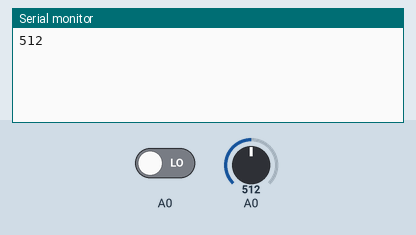
The sketch below on a simulated Arduino Uno, built with avr-gcc and run on an emulated ATmega328P. Parts: the last lines printed to the serial monitor. The test bench sets the inputs (shaded band); at power-on: A0 = 512, A0 LOW.

Above: at 1.2 s.
1.3 s: A0 set to 716
At 2.5 s:
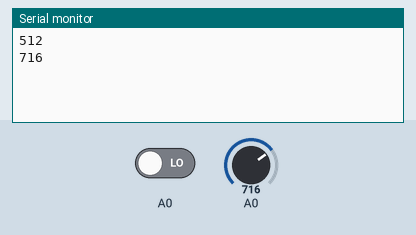
2.8 s: A0 set to 900
At 3.3 s:
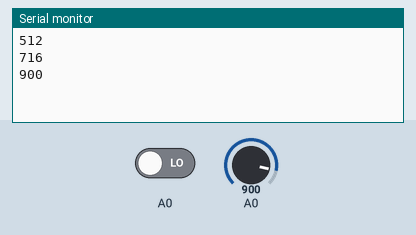
Timing chart, 0 to 5.8 s (numbered marks = the images above; inputs shaded):
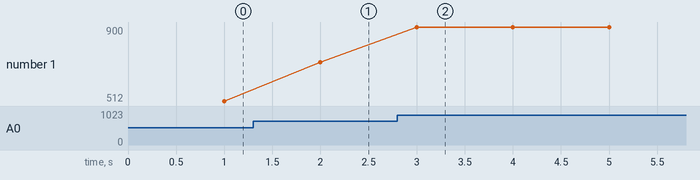

Measured:
- after the input at 1.3 s, the serial monitor: prints a new line after 0.70 s (image 1)
- after the input at 2.8 s, the serial monitor: prints a new line after 0.20 s (image 2)
- plotted number 1: 512 → 716 after the input at 1.3 s, 716 → 900 after the input at 2.8 s

The sketch:

AnalogRead_IR.ino
```cpp
void setup() {
  pinMode(A0, INPUT);
  Serial.begin(9600);
}

void loop() {

  Serial.println(analogRead(pulseIn(A0,LOW)));
  // put your main code here, to run repeatedly:

}
```
